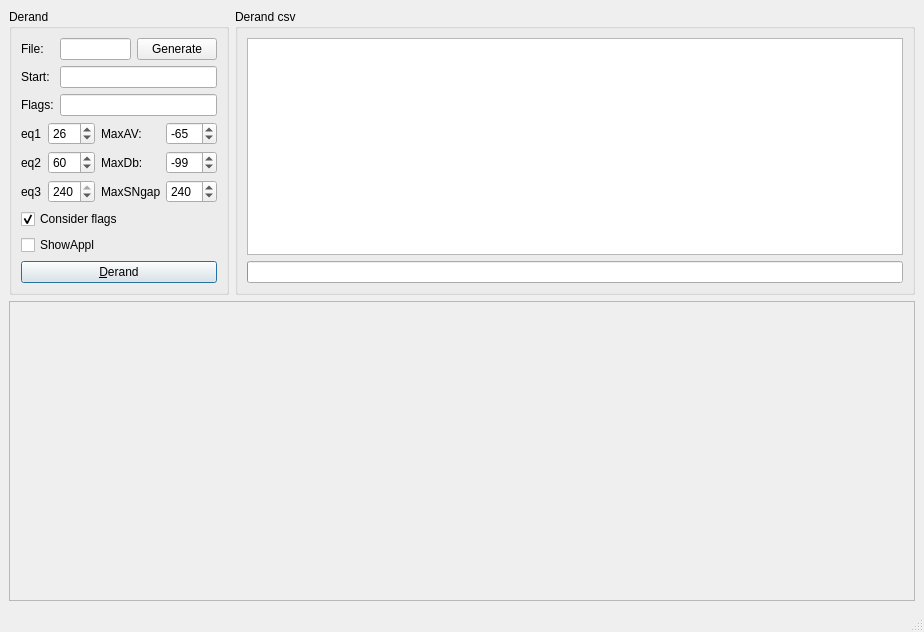
<?xml version="1.0" encoding="UTF-8"?>
<ui version="4.0">
 <class>MainWindow</class>
 <widget class="QMainWindow" name="MainWindow">
  <property name="geometry">
   <rect>
    <x>0</x>
    <y>0</y>
    <width>924</width>
    <height>632</height>
   </rect>
  </property>
  <property name="sizePolicy">
   <sizepolicy hsizetype="Minimum" vsizetype="Minimum">
    <horstretch>0</horstretch>
    <verstretch>0</verstretch>
   </sizepolicy>
  </property>
  <property name="windowTitle">
   <string>MainWindow</string>
  </property>
  <widget class="QWidget" name="centralwidget">
   <layout class="QGridLayout" name="gridLayout_3">
    <item row="1" column="0" colspan="2">
     <widget class="QPlainTextEdit" name="Result">
      <property name="enabled">
       <bool>false</bool>
      </property>
      <property name="sizePolicy">
       <sizepolicy hsizetype="Expanding" vsizetype="Expanding">
        <horstretch>0</horstretch>
        <verstretch>0</verstretch>
       </sizepolicy>
      </property>
      <property name="minimumSize">
       <size>
        <width>0</width>
        <height>300</height>
       </size>
      </property>
      <property name="font">
       <font>
        <family>Monospace</family>
        <pointsize>14</pointsize>
       </font>
      </property>
      <property name="plainText">
       <string/>
      </property>
     </widget>
    </item>
    <item row="0" column="1">
     <widget class="QGroupBox" name="Derand_csv">
      <property name="sizePolicy">
       <sizepolicy hsizetype="Expanding" vsizetype="Expanding">
        <horstretch>0</horstretch>
        <verstretch>0</verstretch>
       </sizepolicy>
      </property>
      <property name="maximumSize">
       <size>
        <width>16777215</width>
        <height>400</height>
       </size>
      </property>
      <property name="title">
       <string>Derand csv</string>
      </property>
      <layout class="QGridLayout" name="gridLayout_2">
       <item row="1" column="0">
        <widget class="QProgressBar" name="progressBar">
         <property name="enabled">
          <bool>true</bool>
         </property>
         <property name="value">
          <number>0</number>
         </property>
         <property name="textVisible">
          <bool>false</bool>
         </property>
        </widget>
       </item>
       <item row="0" column="0">
        <widget class="QTableView" name="tableView"/>
       </item>
      </layout>
     </widget>
    </item>
    <item row="0" column="0">
     <widget class="QGroupBox" name="Derand_Box">
      <property name="sizePolicy">
       <sizepolicy hsizetype="Expanding" vsizetype="Expanding">
        <horstretch>0</horstretch>
        <verstretch>0</verstretch>
       </sizepolicy>
      </property>
      <property name="minimumSize">
       <size>
        <width>220</width>
        <height>0</height>
       </size>
      </property>
      <property name="maximumSize">
       <size>
        <width>220</width>
        <height>400</height>
       </size>
      </property>
      <property name="title">
       <string>Derand</string>
      </property>
      <layout class="QVBoxLayout" name="verticalLayout">
       <item>
        <layout class="QHBoxLayout" name="horizontalLayout">
         <property name="spacing">
          <number>6</number>
         </property>
         <item>
          <widget class="QLabel" name="label_4">
           <property name="text">
            <string>File:   </string>
           </property>
          </widget>
         </item>
         <item>
          <widget class="QLineEdit" name="csvDir">
           <property name="text">
            <string/>
           </property>
          </widget>
         </item>
         <item>
          <widget class="QPushButton" name="Generate">
           <property name="focusPolicy">
            <enum>Qt::TabFocus</enum>
           </property>
           <property name="text">
            <string>Generate</string>
           </property>
           <property name="default">
            <bool>false</bool>
           </property>
           <property name="flat">
            <bool>false</bool>
           </property>
          </widget>
         </item>
        </layout>
       </item>
       <item>
        <layout class="QGridLayout" name="gridLayout">
         <item row="0" column="0">
          <widget class="QLabel" name="label_5">
           <property name="text">
            <string>Start:</string>
           </property>
          </widget>
         </item>
         <item row="0" column="1">
          <widget class="QLineEdit" name="start"/>
         </item>
         <item row="1" column="0">
          <widget class="QLabel" name="label_6">
           <property name="text">
            <string>Flags:</string>
           </property>
          </widget>
         </item>
         <item row="1" column="1">
          <widget class="QLineEdit" name="flg"/>
         </item>
        </layout>
       </item>
       <item>
        <layout class="QGridLayout" name="gridLayout_5">
         <item row="1" column="3">
          <widget class="QSpinBox" name="MaxDb">
           <property name="minimum">
            <number>-120</number>
           </property>
           <property name="maximum">
            <number>0</number>
           </property>
           <property name="value">
            <number>-99</number>
           </property>
          </widget>
         </item>
         <item row="1" column="1">
          <widget class="QSpinBox" name="eq2">
           <property name="maximum">
            <number>100</number>
           </property>
           <property name="value">
            <number>60</number>
           </property>
          </widget>
         </item>
         <item row="0" column="0">
          <widget class="QLabel" name="label">
           <property name="text">
            <string>eq1</string>
           </property>
          </widget>
         </item>
         <item row="2" column="1">
          <widget class="QSpinBox" name="eq3">
           <property name="maximum">
            <number>240</number>
           </property>
           <property name="value">
            <number>240</number>
           </property>
          </widget>
         </item>
         <item row="0" column="3">
          <widget class="QSpinBox" name="MaxAV">
           <property name="minimum">
            <number>-90</number>
           </property>
           <property name="maximum">
            <number>-1</number>
           </property>
           <property name="value">
            <number>-65</number>
           </property>
          </widget>
         </item>
         <item row="0" column="1">
          <widget class="QSpinBox" name="eq1">
           <property name="inputMethodHints">
            <set>Qt::ImhDigitsOnly</set>
           </property>
           <property name="maximum">
            <number>35</number>
           </property>
           <property name="singleStep">
            <number>1</number>
           </property>
           <property name="value">
            <number>26</number>
           </property>
          </widget>
         </item>
         <item row="2" column="2">
          <widget class="QLabel" name="label_8">
           <property name="text">
            <string>MaxSNgap:</string>
           </property>
          </widget>
         </item>
         <item row="1" column="2">
          <widget class="QLabel" name="label_9">
           <property name="text">
            <string>MaxDb:</string>
           </property>
          </widget>
         </item>
         <item row="2" column="0">
          <widget class="QLabel" name="label_3">
           <property name="text">
            <string>eq3</string>
           </property>
          </widget>
         </item>
         <item row="2" column="3">
          <widget class="QSpinBox" name="MaxSNgap">
           <property name="maximum">
            <number>500</number>
           </property>
           <property name="value">
            <number>240</number>
           </property>
          </widget>
         </item>
         <item row="1" column="0">
          <widget class="QLabel" name="label_2">
           <property name="text">
            <string>eq2</string>
           </property>
          </widget>
         </item>
         <item row="0" column="2">
          <widget class="QLabel" name="label_7">
           <property name="text">
            <string>MaxAV:</string>
           </property>
          </widget>
         </item>
        </layout>
       </item>
       <item>
        <widget class="QCheckBox" name="flagSwitch">
         <property name="enabled">
          <bool>true</bool>
         </property>
         <property name="text">
          <string>Consider flags</string>
         </property>
         <property name="checked">
          <bool>true</bool>
         </property>
        </widget>
       </item>
       <item>
        <widget class="QCheckBox" name="printDesignated">
         <property name="text">
          <string>ShowAppl</string>
         </property>
        </widget>
       </item>
       <item>
        <widget class="QPushButton" name="Derand">
         <property name="text">
          <string>&amp;Derand</string>
         </property>
         <property name="autoDefault">
          <bool>true</bool>
         </property>
         <property name="default">
          <bool>true</bool>
         </property>
        </widget>
       </item>
      </layout>
      <zorder>flagSwitch</zorder>
      <zorder>Derand</zorder>
      <zorder>printDesignated</zorder>
     </widget>
    </item>
   </layout>
  </widget>
  <widget class="QMenuBar" name="menubar">
   <property name="geometry">
    <rect>
     <x>0</x>
     <y>0</y>
     <width>924</width>
     <height>21</height>
    </rect>
   </property>
  </widget>
  <widget class="QStatusBar" name="statusbar"/>
 </widget>
 <tabstops>
  <tabstop>csvDir</tabstop>
  <tabstop>Generate</tabstop>
  <tabstop>start</tabstop>
  <tabstop>flg</tabstop>
  <tabstop>eq1</tabstop>
  <tabstop>eq2</tabstop>
  <tabstop>eq3</tabstop>
  <tabstop>MaxAV</tabstop>
  <tabstop>MaxDb</tabstop>
  <tabstop>MaxSNgap</tabstop>
  <tabstop>flagSwitch</tabstop>
  <tabstop>Derand</tabstop>
  <tabstop>Result</tabstop>
 </tabstops>
 <resources/>
 <connections/>
</ui>
